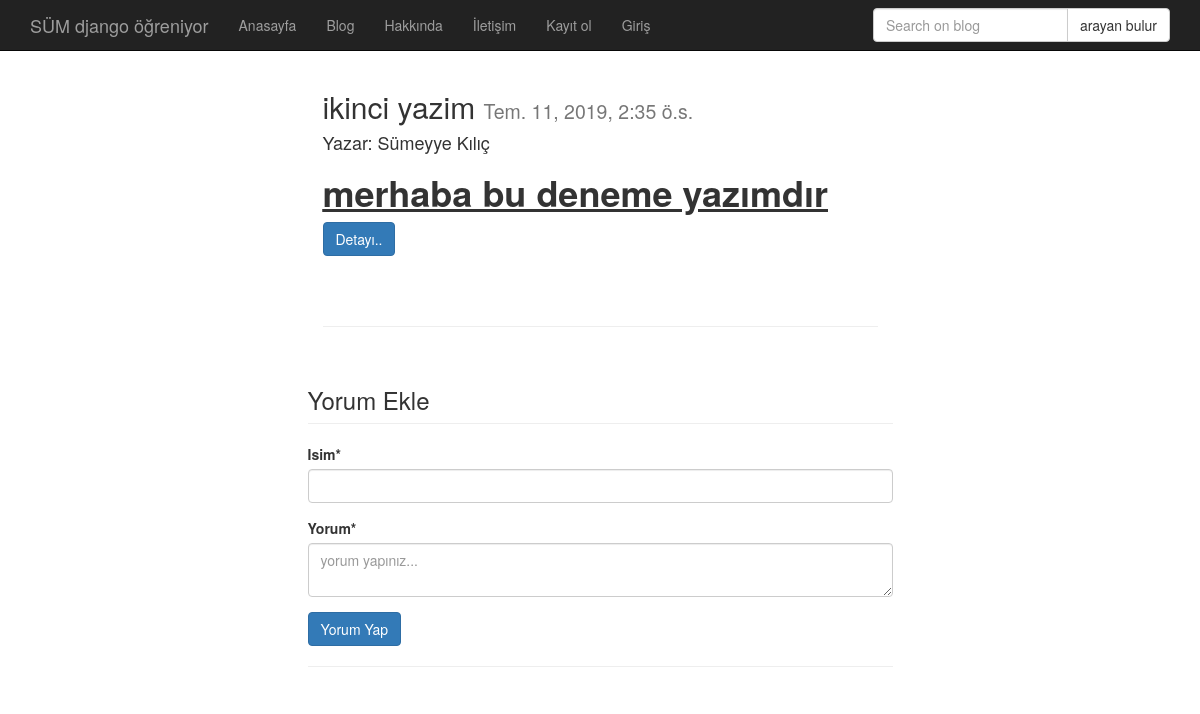
The app's page /gonderi/ikinci-yazim/, older data.
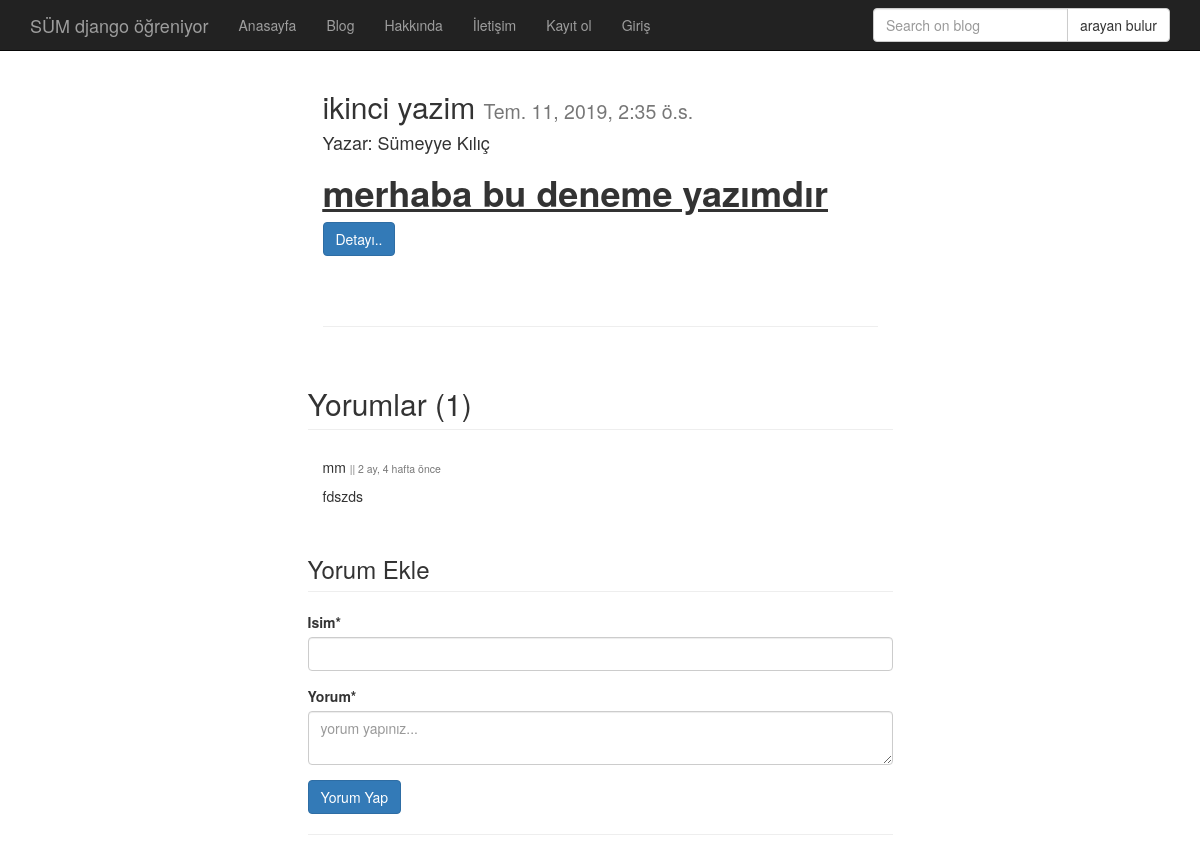
The same page, newer data.
### gonderi/models.py (models this page shows, shortened)
class Gonderi(models.Model):
    kullanici=models.ForeignKey('auth.User', verbose_name='Yazar',related_name="gonderis")
    baslik=models.CharField(max_length=120, verbose_name='başlık')
    yazi=RichTextField(verbose_name='içerik') #uzun yazılar yazma TextField
    yayin_tarihi=models.DateTimeField(verbose_name='yayınlanma tarihi', auto_now_add=True)
    image=models.ImageField(null=True, blank=True) #GONDERİ OLUŞTURULURKEN RESİM EKLEME
    slug=models.SlugField(unique=True, editable=False, max_length=130)
    def get_absolute_url(self):
        return reverse('gonderi:detail', kwargs={'slug':self.slug})
    class Meta:
        ordering=['-yayin_tarihi', 'id']

class Yorum(models.Model):
    gonderi=models.ForeignKey('gonderi.Gonderi',related_name='yorumlar', on_delete=models.CASCADE)
    name=models.CharField(max_length=200, verbose_name='isim')
    yazi=models.TextField(verbose_name='Yorum')
    yayin_tarihi=models.DateTimeField(auto_now_add=True)

### gonderi/views.py (the view)
# urls.py: url(r'^(?P<slug>[\w-]+)/$', gonderi_detail, name='detail'),
def gonderi_detail(request,slug):
    gonderi=get_object_or_404(Gonderi, slug=slug)
    if request.method == "POST":
        form = YorumForm(request.POST or None)  # request gonderiform değişkenini POST nesnesi haline getirir.
        if form.is_valid():
            yorum = form.save(
                commit=False)  # yönlendirme sayfası için geri dönen değeri gönderi adındaki değişkene atadım
            yorum.gonderi = gonderi
            "    "  # istek yapan kullanıcıyı yazar yaptım
            yorum.save()  # nesne kaydı okeyle
            messages.success(request, 'Yorumunuz Başarılı Şekilde İletildi!')
            return HttpResponseRedirect(gonderi.get_absolute_url())
    else:
        form = YorumForm()
        context = {
            'gonderi': gonderi,
            'form': form,
        }
    return render(request,'gonderi/detail.html',context)

### gonderi/form.py
class YorumForm(forms.ModelForm):
    def __init__(self,*args,**kwargs):
        super(YorumForm, self).__init__(*args,**kwargs)
        for field in self.fields:
            self.fields[field].widget.attrs={'class':'form-control'}
        self.fields['yazi'].widget.attrs['row']=100
        self.fields['name'].widget.attrs['cols']=50
        self.fields['yazi'].widget.attrs['placeholder']='yorum yapınız...'
    class Meta:
        model=Yorum
        fields=[
            'name',
            'yazi'
        ]

### templates/gonderi/detail.html (shortened to what this page needs)
{% extends 'base.html' %}
{% block govde %}
<div class="container">
    <div class="row">
        <div class="col-md-6 col-md-offset-3">
            <div class="card" >
                <div class="card-body" >
                    <h2> {{ gonderi.baslik }} <small> {{gonderi.yayin_tarihi }} </small> </h2>
                    <h4> Yazar: {{ gonderi.kullanici.get_full_name}}</h4>
                    <p> {{ gonderi.yazi|safe|linebreaks }} </p>
                    <p><a href="{{gonderi.get_absolute_url}}" class="btn btn-primary">Detayı..</a>
                    </p>
                </div>
            </div>
            <br><br><hr>
            <div class="row">
                {% if gonderi.yorumlar.all%}
                        <h2 class="page-header">Yorumlar ({{gonderi.yorumlar.all|length}})</h2>
                        {% for yorum in gonderi.yorumlar.all %}
                            <div class="col-lg-12">
                                <h5>{{yorum.name}} <small> || {{yorum.yayin_tarihi|timesince }} önce</small></h5>
                                <p>{{yorum.yazi|linebreaks}}</p>
                            </div>
                        {% endfor %}
                {% endif %}
            </div>
            <div class="row">
                <h3 class="page-header">Yorum Ekle</h3>
                {% include 'gonderi/yorum.html' %}
                <hr>
            </div>
        </div>
    </div>
</div>
{% endblock %}

Row changes from the older to the newer data that the page shows:
shown differently, row unchanged: Gonderi "merhaba bu deneme yazımdır": yorumlar.all|length (not shown) → "1"
added Yorum: name "mm", yayin_tarihi "2 ay, 4 hafta", yazi "fdszds"
Text that changed along with them:
text now shown: "Yorumlar ( )"
